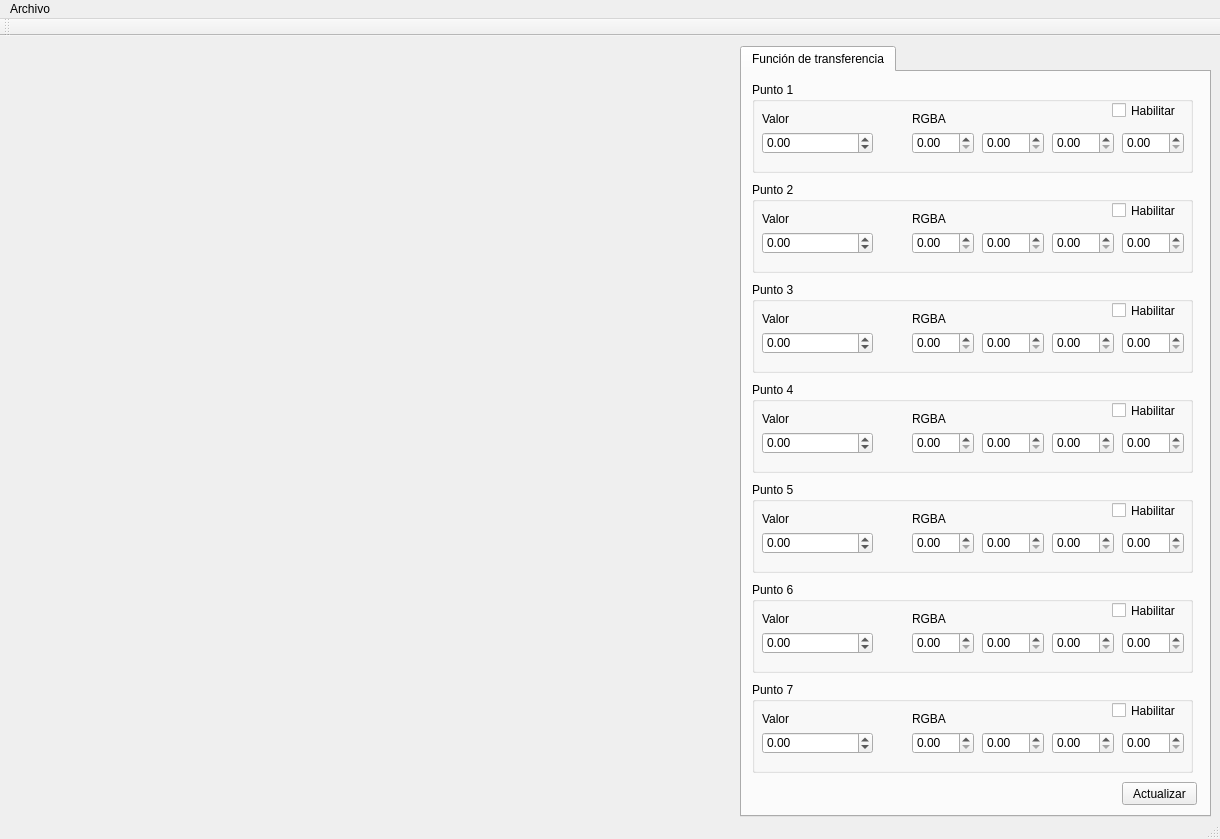
<?xml version="1.0" encoding="UTF-8"?>
<ui version="4.0">
 <class>MainWindow</class>
 <widget class="QMainWindow" name="MainWindow">
  <property name="geometry">
   <rect>
    <x>0</x>
    <y>0</y>
    <width>1220</width>
    <height>839</height>
   </rect>
  </property>
  <property name="windowTitle">
   <string>3DCurator</string>
  </property>
  <property name="windowIcon">
   <iconset resource="assets/resources.qrc">
    <normaloff>:/icons/3DCurator.ico</normaloff>:/icons/3DCurator.ico</iconset>
  </property>
  <widget class="QWidget" name="centralWidget">
   <widget class="QLabel" name="labelFolder">
    <property name="geometry">
     <rect>
      <x>10</x>
      <y>690</y>
      <width>491</width>
      <height>16</height>
     </rect>
    </property>
    <property name="text">
     <string/>
    </property>
   </widget>
   <widget class="QVTKWidget" name="leftWidget">
    <property name="geometry">
     <rect>
      <x>10</x>
      <y>10</y>
      <width>721</width>
      <height>771</height>
     </rect>
    </property>
   </widget>
   <widget class="QTabWidget" name="tabWidget">
    <property name="geometry">
     <rect>
      <x>740</x>
      <y>10</y>
      <width>471</width>
      <height>771</height>
     </rect>
    </property>
    <property name="currentIndex">
     <number>0</number>
    </property>
    <widget class="QWidget" name="tab">
     <attribute name="title">
      <string>Función de transferencia</string>
     </attribute>
     <widget class="QGroupBox" name="p_1">
      <property name="geometry">
       <rect>
        <x>10</x>
        <y>10</y>
        <width>441</width>
        <height>91</height>
       </rect>
      </property>
      <property name="title">
       <string>Punto 1</string>
      </property>
      <widget class="QCheckBox" name="habilitar_1">
       <property name="geometry">
        <rect>
         <x>360</x>
         <y>20</y>
         <width>70</width>
         <height>17</height>
        </rect>
       </property>
       <property name="text">
        <string>Habilitar</string>
       </property>
      </widget>
      <widget class="QLabel" name="valor">
       <property name="geometry">
        <rect>
         <x>10</x>
         <y>30</y>
         <width>47</width>
         <height>13</height>
        </rect>
       </property>
       <property name="text">
        <string>Valor</string>
       </property>
      </widget>
      <widget class="QDoubleSpinBox" name="v_1">
       <property name="geometry">
        <rect>
         <x>10</x>
         <y>50</y>
         <width>111</width>
         <height>22</height>
        </rect>
       </property>
       <property name="minimum">
        <double>-10000.000000000000000</double>
       </property>
       <property name="maximum">
        <double>10000.000000000000000</double>
       </property>
      </widget>
      <widget class="QLabel" name="rgba_1">
       <property name="geometry">
        <rect>
         <x>160</x>
         <y>30</y>
         <width>47</width>
         <height>13</height>
        </rect>
       </property>
       <property name="text">
        <string>RGBA</string>
       </property>
      </widget>
      <widget class="QDoubleSpinBox" name="r_1">
       <property name="geometry">
        <rect>
         <x>160</x>
         <y>50</y>
         <width>62</width>
         <height>22</height>
        </rect>
       </property>
       <property name="maximum">
        <double>1.000000000000000</double>
       </property>
      </widget>
      <widget class="QDoubleSpinBox" name="g_1">
       <property name="geometry">
        <rect>
         <x>230</x>
         <y>50</y>
         <width>62</width>
         <height>22</height>
        </rect>
       </property>
       <property name="maximum">
        <double>1.000000000000000</double>
       </property>
      </widget>
      <widget class="QDoubleSpinBox" name="b_1">
       <property name="geometry">
        <rect>
         <x>300</x>
         <y>50</y>
         <width>62</width>
         <height>22</height>
        </rect>
       </property>
       <property name="maximum">
        <double>1.000000000000000</double>
       </property>
      </widget>
      <widget class="QDoubleSpinBox" name="a_1">
       <property name="geometry">
        <rect>
         <x>370</x>
         <y>50</y>
         <width>62</width>
         <height>22</height>
        </rect>
       </property>
       <property name="maximum">
        <double>1.000000000000000</double>
       </property>
      </widget>
     </widget>
     <widget class="QGroupBox" name="p_2">
      <property name="geometry">
       <rect>
        <x>10</x>
        <y>110</y>
        <width>441</width>
        <height>91</height>
       </rect>
      </property>
      <property name="title">
       <string>Punto 2</string>
      </property>
      <widget class="QCheckBox" name="habilitar_2">
       <property name="geometry">
        <rect>
         <x>360</x>
         <y>20</y>
         <width>70</width>
         <height>17</height>
        </rect>
       </property>
       <property name="text">
        <string>Habilitar</string>
       </property>
      </widget>
      <widget class="QLabel" name="valor_2">
       <property name="geometry">
        <rect>
         <x>10</x>
         <y>30</y>
         <width>47</width>
         <height>13</height>
        </rect>
       </property>
       <property name="text">
        <string>Valor</string>
       </property>
      </widget>
      <widget class="QDoubleSpinBox" name="v_2">
       <property name="geometry">
        <rect>
         <x>10</x>
         <y>50</y>
         <width>111</width>
         <height>22</height>
        </rect>
       </property>
       <property name="minimum">
        <double>-10000.000000000000000</double>
       </property>
       <property name="maximum">
        <double>10000.000000000000000</double>
       </property>
      </widget>
      <widget class="QLabel" name="rgba_2">
       <property name="geometry">
        <rect>
         <x>160</x>
         <y>30</y>
         <width>47</width>
         <height>13</height>
        </rect>
       </property>
       <property name="text">
        <string>RGBA</string>
       </property>
      </widget>
      <widget class="QDoubleSpinBox" name="r_2">
       <property name="geometry">
        <rect>
         <x>160</x>
         <y>50</y>
         <width>62</width>
         <height>22</height>
        </rect>
       </property>
       <property name="maximum">
        <double>1.000000000000000</double>
       </property>
      </widget>
      <widget class="QDoubleSpinBox" name="g_2">
       <property name="geometry">
        <rect>
         <x>230</x>
         <y>50</y>
         <width>62</width>
         <height>22</height>
        </rect>
       </property>
       <property name="maximum">
        <double>1.000000000000000</double>
       </property>
      </widget>
      <widget class="QDoubleSpinBox" name="b_2">
       <property name="geometry">
        <rect>
         <x>300</x>
         <y>50</y>
         <width>62</width>
         <height>22</height>
        </rect>
       </property>
       <property name="maximum">
        <double>1.000000000000000</double>
       </property>
      </widget>
      <widget class="QDoubleSpinBox" name="a_2">
       <property name="geometry">
        <rect>
         <x>370</x>
         <y>50</y>
         <width>62</width>
         <height>22</height>
        </rect>
       </property>
       <property name="maximum">
        <double>1.000000000000000</double>
       </property>
      </widget>
     </widget>
     <widget class="QGroupBox" name="p_3">
      <property name="geometry">
       <rect>
        <x>10</x>
        <y>210</y>
        <width>441</width>
        <height>91</height>
       </rect>
      </property>
      <property name="title">
       <string>Punto 3</string>
      </property>
      <widget class="QCheckBox" name="habilitar_3">
       <property name="geometry">
        <rect>
         <x>360</x>
         <y>20</y>
         <width>70</width>
         <height>17</height>
        </rect>
       </property>
       <property name="text">
        <string>Habilitar</string>
       </property>
      </widget>
      <widget class="QLabel" name="valor_3">
       <property name="geometry">
        <rect>
         <x>10</x>
         <y>30</y>
         <width>47</width>
         <height>13</height>
        </rect>
       </property>
       <property name="text">
        <string>Valor</string>
       </property>
      </widget>
      <widget class="QDoubleSpinBox" name="v_3">
       <property name="geometry">
        <rect>
         <x>10</x>
         <y>50</y>
         <width>111</width>
         <height>22</height>
        </rect>
       </property>
       <property name="minimum">
        <double>-10000.000000000000000</double>
       </property>
       <property name="maximum">
        <double>10000.000000000000000</double>
       </property>
      </widget>
      <widget class="QLabel" name="rgba_3">
       <property name="geometry">
        <rect>
         <x>160</x>
         <y>30</y>
         <width>47</width>
         <height>13</height>
        </rect>
       </property>
       <property name="text">
        <string>RGBA</string>
       </property>
      </widget>
      <widget class="QDoubleSpinBox" name="r_3">
       <property name="geometry">
        <rect>
         <x>160</x>
         <y>50</y>
         <width>62</width>
         <height>22</height>
        </rect>
       </property>
       <property name="maximum">
        <double>1.000000000000000</double>
       </property>
      </widget>
      <widget class="QDoubleSpinBox" name="g_3">
       <property name="geometry">
        <rect>
         <x>230</x>
         <y>50</y>
         <width>62</width>
         <height>22</height>
        </rect>
       </property>
       <property name="maximum">
        <double>1.000000000000000</double>
       </property>
      </widget>
      <widget class="QDoubleSpinBox" name="b_3">
       <property name="geometry">
        <rect>
         <x>300</x>
         <y>50</y>
         <width>62</width>
         <height>22</height>
        </rect>
       </property>
       <property name="maximum">
        <double>1.000000000000000</double>
       </property>
      </widget>
      <widget class="QDoubleSpinBox" name="a_3">
       <property name="geometry">
        <rect>
         <x>370</x>
         <y>50</y>
         <width>62</width>
         <height>22</height>
        </rect>
       </property>
       <property name="maximum">
        <double>1.000000000000000</double>
       </property>
      </widget>
     </widget>
     <widget class="QGroupBox" name="p_4">
      <property name="geometry">
       <rect>
        <x>10</x>
        <y>310</y>
        <width>441</width>
        <height>91</height>
       </rect>
      </property>
      <property name="title">
       <string>Punto 4</string>
      </property>
      <widget class="QCheckBox" name="habilitar_4">
       <property name="geometry">
        <rect>
         <x>360</x>
         <y>20</y>
         <width>70</width>
         <height>17</height>
        </rect>
       </property>
       <property name="text">
        <string>Habilitar</string>
       </property>
      </widget>
      <widget class="QLabel" name="valor_4">
       <property name="geometry">
        <rect>
         <x>10</x>
         <y>30</y>
         <width>47</width>
         <height>13</height>
        </rect>
       </property>
       <property name="text">
        <string>Valor</string>
       </property>
      </widget>
      <widget class="QDoubleSpinBox" name="v_4">
       <property name="geometry">
        <rect>
         <x>10</x>
         <y>50</y>
         <width>111</width>
         <height>22</height>
        </rect>
       </property>
       <property name="minimum">
        <double>-10000.000000000000000</double>
       </property>
       <property name="maximum">
        <double>10000.000000000000000</double>
       </property>
      </widget>
      <widget class="QLabel" name="rgba_4">
       <property name="geometry">
        <rect>
         <x>160</x>
         <y>30</y>
         <width>47</width>
         <height>13</height>
        </rect>
       </property>
       <property name="text">
        <string>RGBA</string>
       </property>
      </widget>
      <widget class="QDoubleSpinBox" name="r_4">
       <property name="geometry">
        <rect>
         <x>160</x>
         <y>50</y>
         <width>62</width>
         <height>22</height>
        </rect>
       </property>
       <property name="maximum">
        <double>1.000000000000000</double>
       </property>
      </widget>
      <widget class="QDoubleSpinBox" name="g_4">
       <property name="geometry">
        <rect>
         <x>230</x>
         <y>50</y>
         <width>62</width>
         <height>22</height>
        </rect>
       </property>
       <property name="maximum">
        <double>1.000000000000000</double>
       </property>
      </widget>
      <widget class="QDoubleSpinBox" name="b_4">
       <property name="geometry">
        <rect>
         <x>300</x>
         <y>50</y>
         <width>62</width>
         <height>22</height>
        </rect>
       </property>
       <property name="maximum">
        <double>1.000000000000000</double>
       </property>
      </widget>
      <widget class="QDoubleSpinBox" name="a_4">
       <property name="geometry">
        <rect>
         <x>370</x>
         <y>50</y>
         <width>62</width>
         <height>22</height>
        </rect>
       </property>
       <property name="maximum">
        <double>1.000000000000000</double>
       </property>
      </widget>
     </widget>
     <widget class="QGroupBox" name="p_5">
      <property name="geometry">
       <rect>
        <x>10</x>
        <y>410</y>
        <width>441</width>
        <height>91</height>
       </rect>
      </property>
      <property name="title">
       <string>Punto 5</string>
      </property>
      <widget class="QCheckBox" name="habilitar_5">
       <property name="geometry">
        <rect>
         <x>360</x>
         <y>20</y>
         <width>70</width>
         <height>17</height>
        </rect>
       </property>
       <property name="text">
        <string>Habilitar</string>
       </property>
      </widget>
      <widget class="QLabel" name="valor_5">
       <property name="geometry">
        <rect>
         <x>10</x>
         <y>30</y>
         <width>47</width>
         <height>13</height>
        </rect>
       </property>
       <property name="text">
        <string>Valor</string>
       </property>
      </widget>
      <widget class="QDoubleSpinBox" name="v_5">
       <property name="geometry">
        <rect>
         <x>10</x>
         <y>50</y>
         <width>111</width>
         <height>22</height>
        </rect>
       </property>
       <property name="minimum">
        <double>-10000.000000000000000</double>
       </property>
       <property name="maximum">
        <double>10000.000000000000000</double>
       </property>
      </widget>
      <widget class="QLabel" name="rgba_5">
       <property name="geometry">
        <rect>
         <x>160</x>
         <y>30</y>
         <width>47</width>
         <height>13</height>
        </rect>
       </property>
       <property name="text">
        <string>RGBA</string>
       </property>
      </widget>
      <widget class="QDoubleSpinBox" name="r_5">
       <property name="geometry">
        <rect>
         <x>160</x>
         <y>50</y>
         <width>62</width>
         <height>22</height>
        </rect>
       </property>
       <property name="maximum">
        <double>1.000000000000000</double>
       </property>
      </widget>
      <widget class="QDoubleSpinBox" name="g_5">
       <property name="geometry">
        <rect>
         <x>230</x>
         <y>50</y>
         <width>62</width>
         <height>22</height>
        </rect>
       </property>
       <property name="maximum">
        <double>1.000000000000000</double>
       </property>
      </widget>
      <widget class="QDoubleSpinBox" name="b_5">
       <property name="geometry">
        <rect>
         <x>300</x>
         <y>50</y>
         <width>62</width>
         <height>22</height>
        </rect>
       </property>
       <property name="maximum">
        <double>1.000000000000000</double>
       </property>
      </widget>
      <widget class="QDoubleSpinBox" name="a_5">
       <property name="geometry">
        <rect>
         <x>370</x>
         <y>50</y>
         <width>62</width>
         <height>22</height>
        </rect>
       </property>
       <property name="maximum">
        <double>1.000000000000000</double>
       </property>
      </widget>
     </widget>
     <widget class="QGroupBox" name="p_6">
      <property name="geometry">
       <rect>
        <x>10</x>
        <y>510</y>
        <width>441</width>
        <height>91</height>
       </rect>
      </property>
      <property name="title">
       <string>Punto 6</string>
      </property>
      <widget class="QCheckBox" name="habilitar_6">
       <property name="geometry">
        <rect>
         <x>360</x>
         <y>20</y>
         <width>70</width>
         <height>17</height>
        </rect>
       </property>
       <property name="text">
        <string>Habilitar</string>
       </property>
      </widget>
      <widget class="QLabel" name="valor_6">
       <property name="geometry">
        <rect>
         <x>10</x>
         <y>30</y>
         <width>47</width>
         <height>13</height>
        </rect>
       </property>
       <property name="text">
        <string>Valor</string>
       </property>
      </widget>
      <widget class="QDoubleSpinBox" name="v_6">
       <property name="geometry">
        <rect>
         <x>10</x>
         <y>50</y>
         <width>111</width>
         <height>22</height>
        </rect>
       </property>
       <property name="minimum">
        <double>-10000.000000000000000</double>
       </property>
       <property name="maximum">
        <double>10000.000000000000000</double>
       </property>
      </widget>
      <widget class="QLabel" name="rgba_6">
       <property name="geometry">
        <rect>
         <x>160</x>
         <y>30</y>
         <width>47</width>
         <height>13</height>
        </rect>
       </property>
       <property name="text">
        <string>RGBA</string>
       </property>
      </widget>
      <widget class="QDoubleSpinBox" name="r_6">
       <property name="geometry">
        <rect>
         <x>160</x>
         <y>50</y>
         <width>62</width>
         <height>22</height>
        </rect>
       </property>
       <property name="maximum">
        <double>1.000000000000000</double>
       </property>
      </widget>
      <widget class="QDoubleSpinBox" name="g_6">
       <property name="geometry">
        <rect>
         <x>230</x>
         <y>50</y>
         <width>62</width>
         <height>22</height>
        </rect>
       </property>
       <property name="maximum">
        <double>1.000000000000000</double>
       </property>
      </widget>
      <widget class="QDoubleSpinBox" name="b_6">
       <property name="geometry">
        <rect>
         <x>300</x>
         <y>50</y>
         <width>62</width>
         <height>22</height>
        </rect>
       </property>
       <property name="maximum">
        <double>1.000000000000000</double>
       </property>
      </widget>
      <widget class="QDoubleSpinBox" name="a_6">
       <property name="geometry">
        <rect>
         <x>370</x>
         <y>50</y>
         <width>62</width>
         <height>22</height>
        </rect>
       </property>
       <property name="maximum">
        <double>1.000000000000000</double>
       </property>
      </widget>
     </widget>
     <widget class="QGroupBox" name="p_7">
      <property name="geometry">
       <rect>
        <x>10</x>
        <y>610</y>
        <width>441</width>
        <height>91</height>
       </rect>
      </property>
      <property name="title">
       <string>Punto 7</string>
      </property>
      <widget class="QCheckBox" name="habilitar_7">
       <property name="geometry">
        <rect>
         <x>360</x>
         <y>20</y>
         <width>70</width>
         <height>17</height>
        </rect>
       </property>
       <property name="text">
        <string>Habilitar</string>
       </property>
      </widget>
      <widget class="QLabel" name="valor_7">
       <property name="geometry">
        <rect>
         <x>10</x>
         <y>30</y>
         <width>47</width>
         <height>13</height>
        </rect>
       </property>
       <property name="text">
        <string>Valor</string>
       </property>
      </widget>
      <widget class="QDoubleSpinBox" name="v_7">
       <property name="geometry">
        <rect>
         <x>10</x>
         <y>50</y>
         <width>111</width>
         <height>22</height>
        </rect>
       </property>
       <property name="minimum">
        <double>-10000.000000000000000</double>
       </property>
       <property name="maximum">
        <double>10000.000000000000000</double>
       </property>
      </widget>
      <widget class="QLabel" name="rgba_7">
       <property name="geometry">
        <rect>
         <x>160</x>
         <y>30</y>
         <width>47</width>
         <height>13</height>
        </rect>
       </property>
       <property name="text">
        <string>RGBA</string>
       </property>
      </widget>
      <widget class="QDoubleSpinBox" name="r_7">
       <property name="geometry">
        <rect>
         <x>160</x>
         <y>50</y>
         <width>62</width>
         <height>22</height>
        </rect>
       </property>
       <property name="maximum">
        <double>1.000000000000000</double>
       </property>
      </widget>
      <widget class="QDoubleSpinBox" name="g_7">
       <property name="geometry">
        <rect>
         <x>230</x>
         <y>50</y>
         <width>62</width>
         <height>22</height>
        </rect>
       </property>
       <property name="maximum">
        <double>1.000000000000000</double>
       </property>
      </widget>
      <widget class="QDoubleSpinBox" name="b_7">
       <property name="geometry">
        <rect>
         <x>300</x>
         <y>50</y>
         <width>62</width>
         <height>22</height>
        </rect>
       </property>
       <property name="maximum">
        <double>1.000000000000000</double>
       </property>
      </widget>
      <widget class="QDoubleSpinBox" name="a_7">
       <property name="geometry">
        <rect>
         <x>370</x>
         <y>50</y>
         <width>62</width>
         <height>22</height>
        </rect>
       </property>
       <property name="maximum">
        <double>1.000000000000000</double>
       </property>
      </widget>
     </widget>
     <widget class="QPushButton" name="updateTF">
      <property name="geometry">
       <rect>
        <x>380</x>
        <y>710</y>
        <width>75</width>
        <height>23</height>
       </rect>
      </property>
      <property name="text">
       <string>Actualizar</string>
      </property>
     </widget>
    </widget>
   </widget>
  </widget>
  <widget class="QMenuBar" name="menuBar">
   <property name="geometry">
    <rect>
     <x>0</x>
     <y>0</y>
     <width>1220</width>
     <height>21</height>
    </rect>
   </property>
   <widget class="QMenu" name="menuArchivo">
    <property name="title">
     <string>Archivo</string>
    </property>
    <addaction name="actionOpenDICOM"/>
    <addaction name="separator"/>
    <addaction name="actionExit"/>
   </widget>
   <addaction name="menuArchivo"/>
  </widget>
  <widget class="QToolBar" name="mainToolBar">
   <property name="enabled">
    <bool>true</bool>
   </property>
   <property name="movable">
    <bool>true</bool>
   </property>
   <attribute name="toolBarArea">
    <enum>TopToolBarArea</enum>
   </attribute>
   <attribute name="toolBarBreak">
    <bool>false</bool>
   </attribute>
  </widget>
  <widget class="QStatusBar" name="statusBar"/>
  <action name="actionOpenDICOM">
   <property name="icon">
    <iconset resource="assets/resources.qrc">
     <normaloff>:/icons/folder.png</normaloff>:/icons/folder.png</iconset>
   </property>
   <property name="text">
    <string>Abrir...</string>
   </property>
   <property name="toolTip">
    <string>&lt;html&gt;&lt;head/&gt;&lt;body&gt;&lt;p&gt;Abrir&lt;/p&gt;&lt;/body&gt;&lt;/html&gt;</string>
   </property>
   <property name="shortcut">
    <string>Ctrl+O</string>
   </property>
   <property name="shortcutContext">
    <enum>Qt::WindowShortcut</enum>
   </property>
  </action>
  <action name="actionExit">
   <property name="icon">
    <iconset resource="assets/resources.qrc">
     <normaloff>:/icons/power.png</normaloff>:/icons/power.png</iconset>
   </property>
   <property name="text">
    <string>Salir</string>
   </property>
   <property name="toolTip">
    <string>Salir</string>
   </property>
   <property name="shortcut">
    <string>Ctrl+Q</string>
   </property>
  </action>
 </widget>
 <layoutdefault spacing="6" margin="11"/>
 <customwidgets>
  <customwidget>
   <class>QVTKWidget</class>
   <extends>QWidget</extends>
   <header>QVTKWidget.h</header>
   <container>1</container>
  </customwidget>
 </customwidgets>
 <resources>
  <include location="assets/resources.qrc"/>
 </resources>
 <connections/>
</ui>
